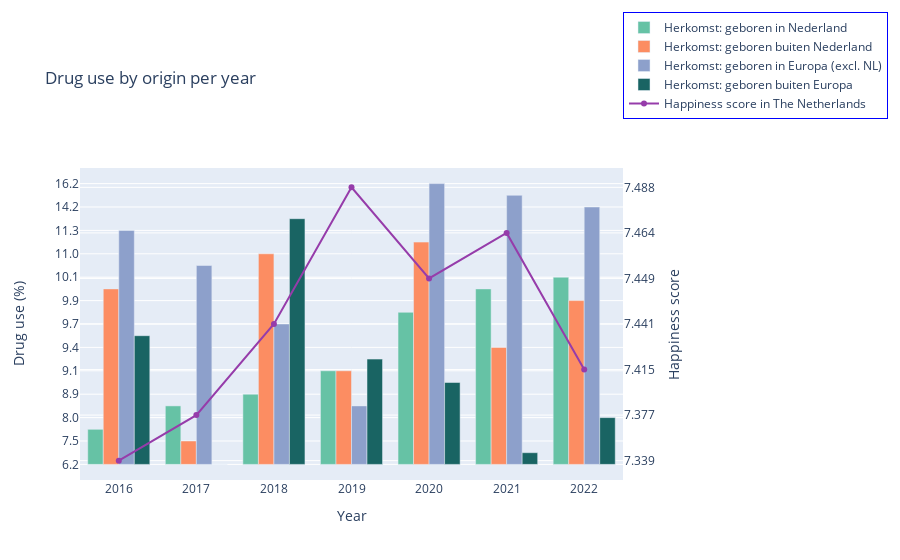

The notebook cell saved with this chart:
### Markdown cell above
Argument 3: The freedom to make life choices is key to happiness, with a Pearsons r of 0.72; that also means freedom to choose to take drugs.

### Code cell
nl_df = cbs_df[cbs_df['\ufeff"Persoonskenmerken"'] == 'Herkomst: geboren in Nederland']
not_nl_df = cbs_df[cbs_df['\ufeff"Persoonskenmerken"'] == 'Herkomst: geboren buiten Nederland']
eu_df = cbs_df[cbs_df['\ufeff"Persoonskenmerken"'] == 'Herkomst: geboren in Europa (excl. NL)']
not_eu_df = cbs_df[cbs_df['\ufeff"Persoonskenmerken"'] == 'Herkomst: geboren buiten Europa']

# Bars maken, kleur geven en titel geven 
fig = go.Figure(data=[
    go.Bar(name='Herkomst: geboren in Nederland', x=nl_df['Perioden'], y=nl_df["Drugsgebruik, 12 jaar of ouder/Drugsgebruik totaal/Afgelopen jaar (%)"], marker=dict(color='rgb(102,194,165)')),
    go.Bar(name='Herkomst: geboren buiten Nederland', x=not_nl_df['Perioden'], y=not_nl_df["Drugsgebruik, 12 jaar of ouder/Drugsgebruik totaal/Afgelopen jaar (%)"], marker=dict(color='rgb(252,141,98)')),
    go.Bar(name='Herkomst: geboren in Europa (excl. NL)', x=eu_df['Perioden'], y=eu_df["Drugsgebruik, 12 jaar of ouder/Drugsgebruik totaal/Afgelopen jaar (%)"], marker=dict(color='rgb(141,160,203)')),
    go.Bar(name='Herkomst: geboren buiten Europa', x=not_eu_df['Perioden'], y=not_eu_df["Drugsgebruik, 12 jaar of ouder/Drugsgebruik totaal/Afgelopen jaar (%)"], marker=dict(color='rgb(25,100,99)')),
    go.Scatter(x=np.array(happy_netherlands['Year']),
    y=np.array(happy_netherlands['happinessscore']),
    name='Happiness score in The Netherlands', yaxis='y2', line=dict(color='rgb(150, 60, 170)'))])

fig.update_layout(title=dict(text='Drug use by origin per year'),
    legend=dict(
    yanchor="top",
    y=1.5,
    xanchor="left",
    x=1,
    bordercolor='blue',
    borderwidth = 1), 
    xaxis_type='category', xaxis=dict(title='Year', tickmode='linear'), 
    yaxis=dict(title='Drug use (%)', tickformat='%', categoryorder='category ascending'),
    yaxis2=dict(
        title='Happiness score',
        overlaying='y',
        side='right',
        categoryorder='category ascending'
    ),
    barmode='group')

### Figure 1 — Plotly figure (JSON) as saved in the notebook; plotly's stock layout.template omitted (floating-point values rounded to 4 significant figures)
{"data": [{"marker": {"color": "rgb(102,194,165)"}, "name": "Herkomst: geboren in Nederland", "type": "bar", "x": [2016, 2017, 2018, 2019, 2020, 2021, 2022], "y": ["     7.9", "     8.7", "     8.9", "     9.1", "     9.8", "    10.0", "    10.1"]}, {"marker": {"color": "rgb(252,141,98)"}, "name": "Herkomst: geboren buiten Nederland", "type": "bar", "x": [2016, 2017, 2018, 2019, 2020, 2021, 2022], "y": ["    10.0", "     7.5", "    11.0", "     9.1", "    11.2", "     9.4", "     9.9"]}, {"marker": {"color": "rgb(141,160,203)"}, "name": "Herkomst: geboren in Europa (excl. NL)", "type": "bar", "x": [2016, 2017, 2018, 2019, 2020, 2021, 2022], "y": ["    11.3", "    10.6", "     9.7", "     8.7", "    16.2", "    15.6", "    14.2"]}, {"marker": {"color": "rgb(25,100,99)"}, "name": "Herkomst: geboren buiten Europa", "type": "bar", "x": [2016, 2017, 2018, 2019, 2020, 2021, 2022], "y": ["     9.5", "     6.2", "    11.4", "     9.3", "     9.0", "     6.9", "     8.0"]}, {"line": {"color": "rgb(150, 60, 170)"}, "name": "Happiness score in The Netherlands", "type": "scatter", "x": [2016, 2017, 2018, 2019, 2020, 2021, 2022], "y": ["7.339", "7.377", "7.441", "7.488", "7.449", "7.464", "7.415"], "yaxis": "y2"}], "layout": {"barmode": "group", "legend": {"bordercolor": "blue", "borderwidth": 1, "x": 1, "xanchor": "left", "y": 1.5, "yanchor": "top"}, "title": {"text": "Drug use by origin per year"}, "xaxis": {"tickmode": "linear", "title": {"text": "Year"}, "type": "category"}, "yaxis": {"categoryorder": "category ascending", "tickformat": "%", "title": {"text": "Drug use (%)"}}, "yaxis2": {"categoryorder": "category ascending", "overlaying": "y", "side": "right", "title": {"text": "Happiness score"}}}}
